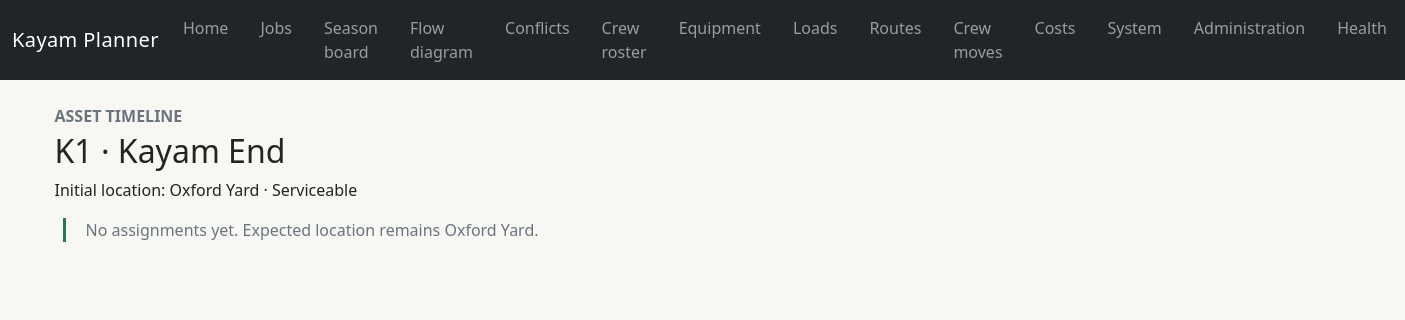
Page /equipment/1 on the committed database.
### app/models/administration.py (models this page shows)
class TimestampMixin:
    created_at: Mapped[datetime] = mapped_column(AwareDateTime(), default=utc_now, nullable=False)
    updated_at: Mapped[datetime] = mapped_column(
        AwareDateTime(), default=utc_now, onupdate=utc_now, nullable=False
    )

class EquipmentAsset(TimestampMixin, Base):
    __tablename__ = "equipment_assets"
    __table_args__ = (
        CheckConstraint(
            "replacement_value IS NULL OR replacement_value >= 0",
            name="replacement_value_nonnegative",
        ),
    )
    id: Mapped[int] = mapped_column(primary_key=True)
    asset_code: Mapped[str] = mapped_column(String(50), unique=True, index=True)
    equipment_type_id: Mapped[int] = mapped_column(ForeignKey("equipment_types.id"))
    variant: Mapped[str | None] = mapped_column(String(100))
    generation: Mapped[str | None] = mapped_column(String(100))
    initial_location_id: Mapped[int | None] = mapped_column(ForeignKey("locations.id"))
    current_status: Mapped[str] = mapped_column(String(50), default="available")
    serviceable: Mapped[bool] = mapped_column(Boolean, default=True)
    commissioned_date: Mapped[date | None] = mapped_column(Date)
    retired_date: Mapped[date | None] = mapped_column(Date)
    replacement_value: Mapped[Decimal | None] = mapped_column(Numeric(12, 2))
    notes: Mapped[str | None] = mapped_column(Text)
    active: Mapped[bool] = mapped_column(Boolean, default=True)
    equipment_type: Mapped[EquipmentType] = relationship(back_populates="assets")
    initial_location: Mapped[Location | None] = relationship()
    assignments: Mapped[list[EquipmentAssignment]] = relationship(back_populates="equipment_asset")

class EquipmentType(Base):
    __tablename__ = "equipment_types"
    __table_args__ = (
        CheckConstraint("section_capacity_units >= 0", name="section_units_nonnegative"),
        CheckConstraint("pole_capacity_units >= 0", name="pole_units_nonnegative"),
        CheckConstraint("ancillary_capacity_units >= 0", name="ancillary_units_nonnegative"),
        CheckConstraint("weight_kg >= 0", name="weight_nonnegative"),
        CheckConstraint("pack_size > 0", name="pack_size_positive"),
        CheckConstraint(
            "maintenance_interval_days IS NULL OR maintenance_interval_days >= 0",
            name="maintenance_interval_nonnegative",
        ),
    )
    id: Mapped[int] = mapped_column(primary_key=True)
    code: Mapped[str] = mapped_column(String(50), unique=True, index=True)
    name: Mapped[str] = mapped_column(String(150))
    category: Mapped[str] = mapped_column(String(100))
    tent_family_id: Mapped[int | None] = mapped_column(ForeignKey("tent_families.id"))
    tracking_mode: Mapped[TrackingMode] = mapped_column(
        Enum(TrackingMode, native_enum=False, length=20), default=TrackingMode.INDIVIDUAL
    )
    pack_size: Mapped[int] = mapped_column(Integer, default=1)
    section_capacity_units: Mapped[Decimal] = mapped_column(Numeric(10, 2), default=0)
    pole_capacity_units: Mapped[Decimal] = mapped_column(Numeric(10, 2), default=0)
    ancillary_capacity_units: Mapped[Decimal] = mapped_column(Numeric(10, 2), default=0)
    weight_kg: Mapped[Decimal] = mapped_column(Numeric(10, 2), default=0)
    default_build_stage: Mapped[BuildStage] = mapped_column(
        Enum(BuildStage, native_enum=False, length=40),
        default=BuildStage.COMPLETION_AND_ANCILLARY,
    )
    maintenance_interval_days: Mapped[int | None] = mapped_column(Integer)
    active: Mapped[bool] = mapped_column(Boolean, default=True)
    notes: Mapped[str | None] = mapped_column(Text)
    tent_family: Mapped[TentFamily | None] = relationship(
        back_populates="equipment_types", foreign_keys=[tent_family_id]
    )
    assets: Mapped[list[EquipmentAsset]] = relationship(back_populates="equipment_type")
    outgoing_links: Mapped[list[EquipmentLink]] = relationship(
        back_populates="parent_equipment_type",
        foreign_keys="EquipmentLink.parent_equipment_type_id",
        cascade="all, delete-orphan",
    )

class Location(TimestampMixin, Base):
    __tablename__ = "locations"
    __table_args__ = (
        CheckConstraint(
            "latitude IS NULL OR (latitude >= -90 AND latitude <= 90)",
            name="latitude_range",
        ),
        CheckConstraint(
            "longitude IS NULL OR (longitude >= -180 AND longitude <= 180)",
            name="longitude_range",
        ),
        CheckConstraint("default_unload_duration_minutes >= 0", name="unload_duration_nonnegative"),
    )
    id: Mapped[int] = mapped_column(primary_key=True)
    name: Mapped[str] = mapped_column(String(200), unique=True, index=True)
    location_type: Mapped[LocationType] = mapped_column(
        Enum(LocationType, native_enum=False, length=20), default=LocationType.SITE
    )
    address_line_1: Mapped[str | None] = mapped_column(String(200))
    address_line_2: Mapped[str | None] = mapped_column(String(200))
    city: Mapped[str | None] = mapped_column(String(100))
    region: Mapped[str | None] = mapped_column(String(100))
    postcode: Mapped[str | None] = mapped_column(String(30))
    country_code: Mapped[str] = mapped_column(String(2), default="GB")
    latitude: Mapped[Decimal | None] = mapped_column(Numeric(9, 6))
    longitude: Mapped[Decimal | None] = mapped_column(Numeric(9, 6))
    timezone: Mapped[str] = mapped_column(String(100), default="Europe/London")
    geocoding_provider: Mapped[str | None] = mapped_column(String(50))
    geocoding_place_id: Mapped[str | None] = mapped_column(String(200))
    geocoded_at: Mapped[datetime | None] = mapped_column(AwareDateTime())
    access_notes: Mapped[str | None] = mapped_column(Text)
    hgv_notes: Mapped[str | None] = mapped_column(Text)
    receiving_notes: Mapped[str | None] = mapped_column(Text)
    default_unload_duration_minutes: Mapped[int] = mapped_column(Integer, default=60)
    active: Mapped[bool] = mapped_column(Boolean, default=True)

### app/routes/equipment_planning.py (the view)
@router.get("/equipment/{asset_id}", response_class=HTMLResponse)
def equipment_detail(request: Request, asset_id: int, session: SessionDependency) -> HTMLResponse:
    asset = session.get(EquipmentAsset, asset_id)
    if asset is None:
        raise HTTPException(status_code=404, detail="Asset not found")
    timeline = EquipmentPlanningService(session).timeline(asset.id)
    return templates.TemplateResponse(
        request=request,
        name="equipment/detail.html",
        context={"asset": asset, "timeline": timeline},
    )

### app/templates/equipment/detail.html (shortened to what this page needs)
{% extends "base.html" %}
{% block content %}<p class="text-uppercase text-secondary fw-semibold mb-1">Asset timeline</p><h1 class="h2">{{ asset.asset_code }} · {{ asset.equipment_type.name }}</h1><p>Initial location: {{ asset.initial_location.name if asset.initial_location else 'Unknown' }} · {{ 'Serviceable' if asset.serviceable else 'Unserviceable' }}</p><div class="timeline">{% for entry in timeline %}<article class="timeline-entry"><time>{{ entry.start_at.strftime('%d %b %Y %H:%M') }} → {{ entry.end_at.strftime('%d %b %Y %H:%M') }}</time><h2 class="h5 mb-1">{{ entry.state|replace('_',' ')|title }} · <a href="/jobs/{{ entry.job_id }}">{{ entry.job_name }}</a></h2><p class="mb-0">{{ entry.location_name }} · {{ entry.allocation_strength }}{% if entry.locked %} · 🔒 locked{% endif %}</p></article>{% else %}<p class="text-secondary">No assignments yet. Expected location remains {{ asset.initial_location.name if asset.initial_location else 'unknown' }}.</p>{% endfor %}</div>{% endblock %}

### app/static/css/app.css (style rules this page uses)
:root { --kayam-focus: #f3b61f; }
body { background: #f7f7f4; color: #202522; }
.timeline { border-left: 3px solid #2d7650; margin-left: 0.5rem; padding-left: 1.25rem; }

### rows in the picture
EquipmentAsset: asset_code "K1", serviceable "Serviceable"
EquipmentType: equipment_type.name "Kayam End"
Location: initial_location "Oxford Yard"
